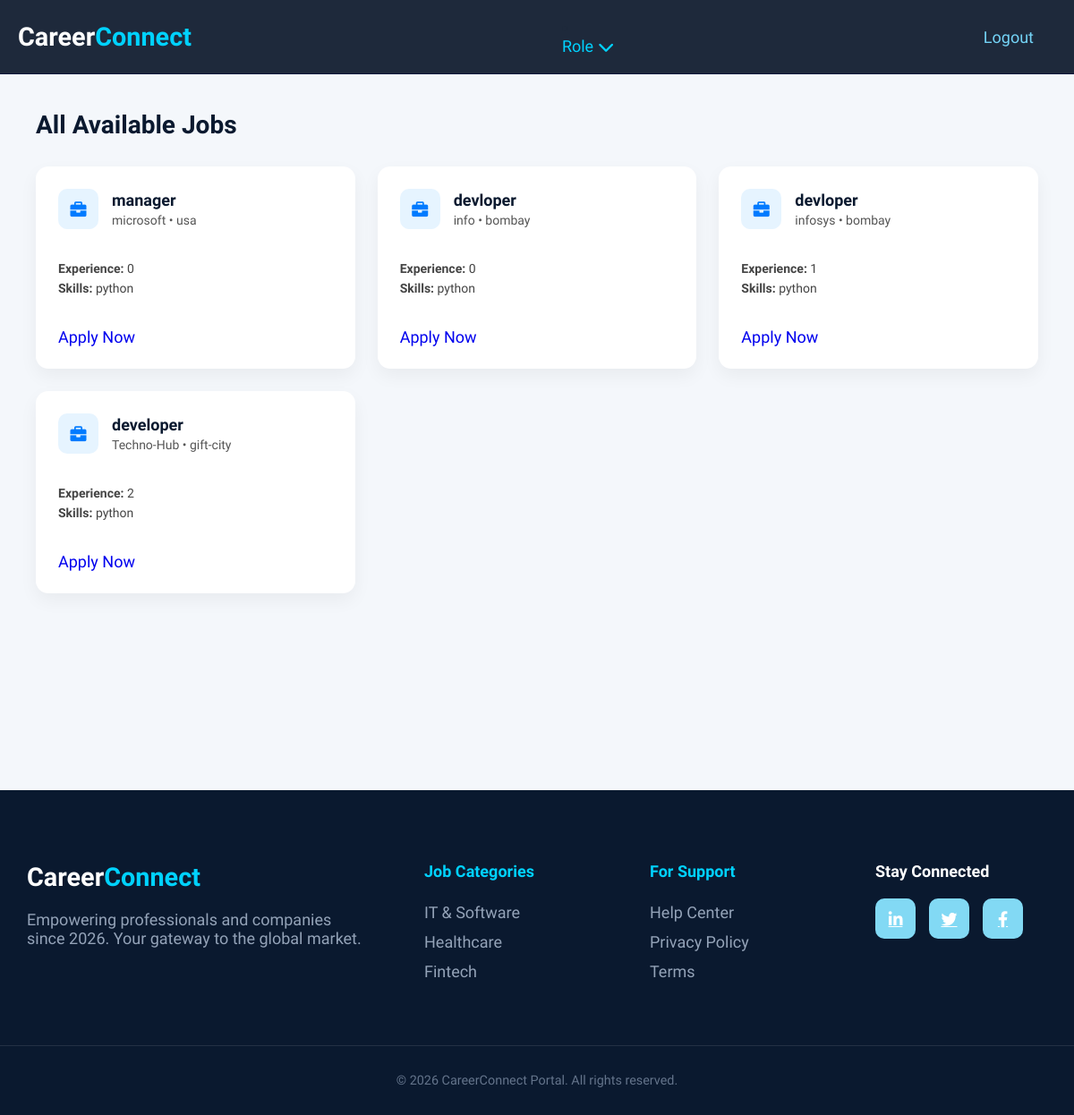
Before: /all_jobs/ (signed in) with the older database file.
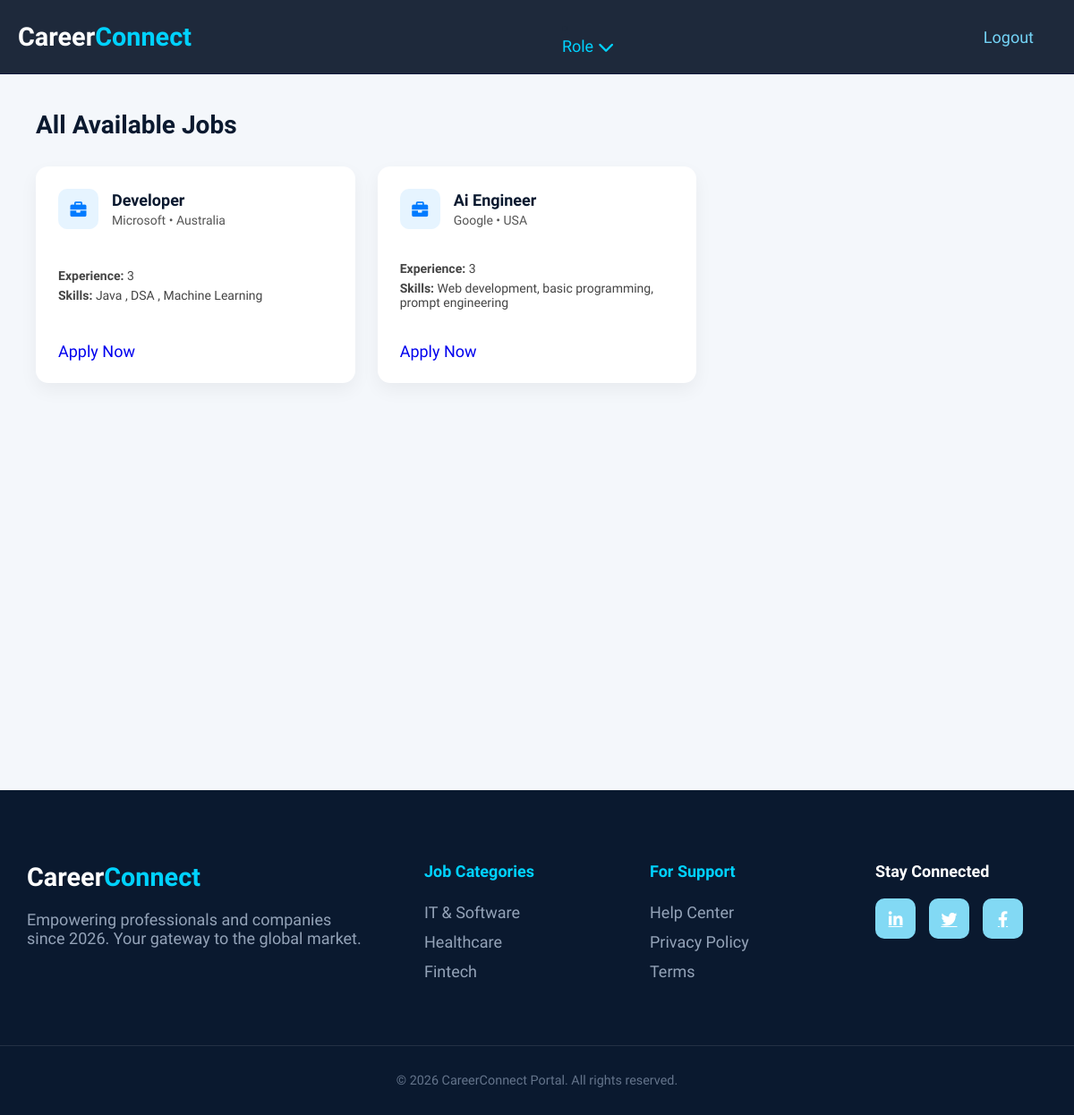
After: the same page with the newer database file.
### accounts/models.py (models this page shows)
class Job(models.Model):
    employer = models.ForeignKey(
        employerdb,
        on_delete=models.CASCADE,
        related_name="jobs"
    )
    company_name = models.CharField(max_length=200)
    location = models.CharField(max_length=200)
    contact = models.CharField(max_length=10)
    email = models.EmailField()
    job_role = models.CharField(max_length=200)
    experience = models.CharField(max_length=100)
    skills = models.TextField()
    is_active = models.BooleanField(default=True)
    created_at = models.DateTimeField(auto_now_add=True)

### accounts/views.py (the view)
# urls.py: path('all_jobs/', views.view_all_jobs, name='view_all_jobs'),
@login_required
def view_all_jobs(request):
    jobs = Job.objects.filter(is_active=True).order_by('-created_at')
    return render(request, 'view_all_jobs.html', {'jobs': jobs})

### templates/view_all_jobs.html
{% extends 'base.html' %} {% load static %} {% block extra_css %}
<link rel="stylesheet" href="{% static 'css/view_all_jobs.css' %}" />
{% endblock %} {% block content %}
<div class="all-jobs-container">
  <div class="all-jobs-header">
    <h2>All Available Jobs</h2>
  </div>
  <div class="jobs-grid">
    {% for job in jobs %}
    <div class="job-card">
      <div class="job-top">
        <div class="job-icon">
          <i class="fas fa-briefcase"></i>
        </div>
        <div>
          <h3>{{ job.job_role }}</h3>
          <p class="company">{{ job.company_name }} • {{ job.location }}</p>
        </div>
      </div>
      <div class="job-details">
        <p><strong>Experience:</strong> {{ job.experience }}</p>
        <p><strong>Skills:</strong> {{ job.skills }}</p>
      </div>
      <div class="job-actions">
        <a
          href="{% url 'apply_job' job.id %}"
          class="btn-navy-sm"
          style="text-decoration: none"
        >
          Apply Now
        </a>
      </div>
    </div>
    {% empty %}
    <p>No jobs available right now.</p>
    {% endfor %}
  </div>
</div>
{% endblock %}

Changed rows visible on the page:
removed Job: job_role "manager", company_name "microsoft", location "usa", experience "0", skills "python"
removed Job: job_role "devloper", company_name "info", location "bombay", experience "0", skills "python"
removed Job: job_role "devloper", company_name "infosys", location "bombay", experience "1", skills "python"
removed Job: job_role "developer", company_name "Techno-Hub", location "gift-city", experience "2", skills "python"
added Job: job_role "Developer", company_name "Microsoft", location "Australia", experience "3", skills "Java , DSA , Machine Learning"
added Job: job_role "Ai Engineer", company_name "Google", location "USA", experience "3", skills "Web development, basic programming, prompt engineering"
